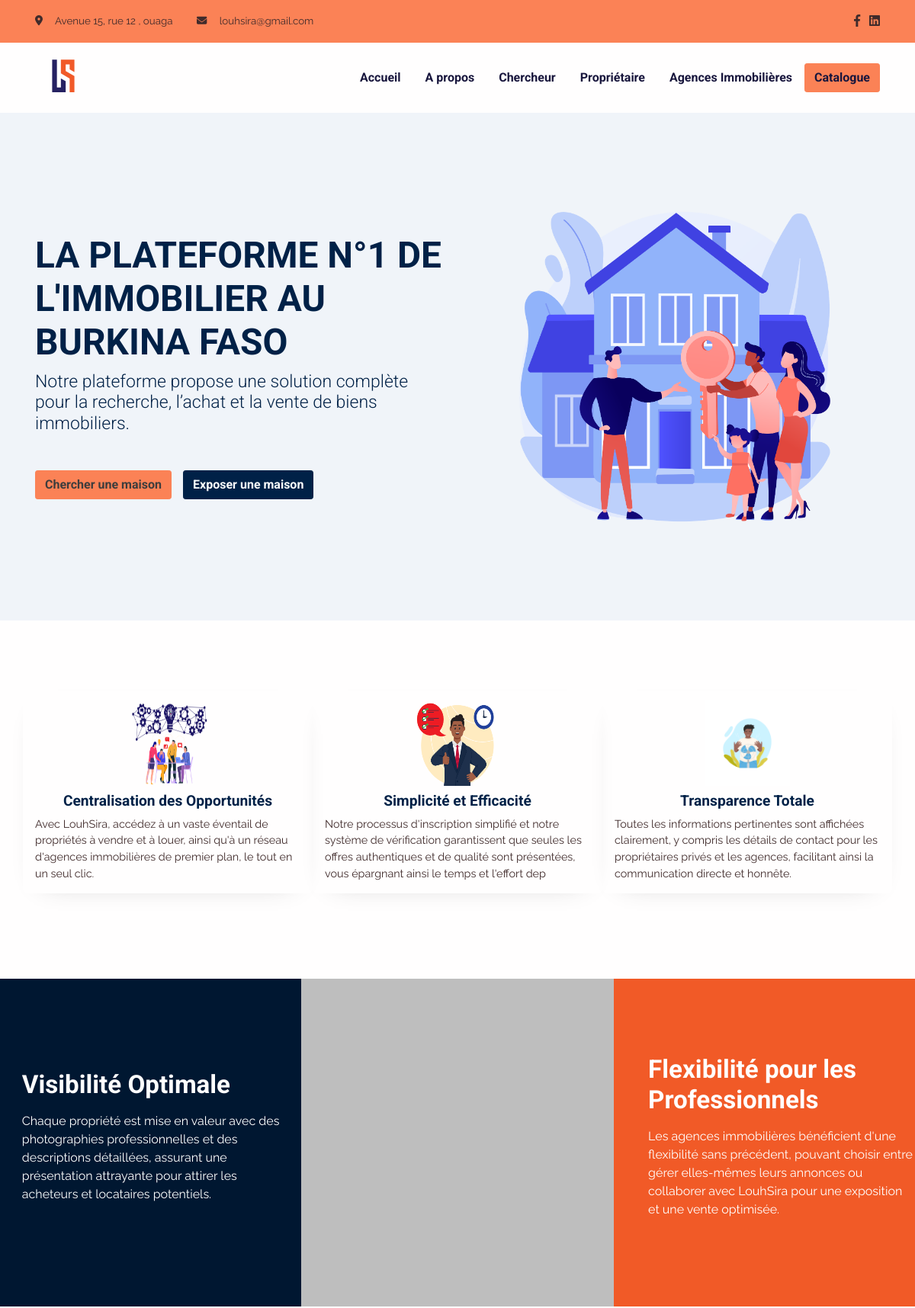
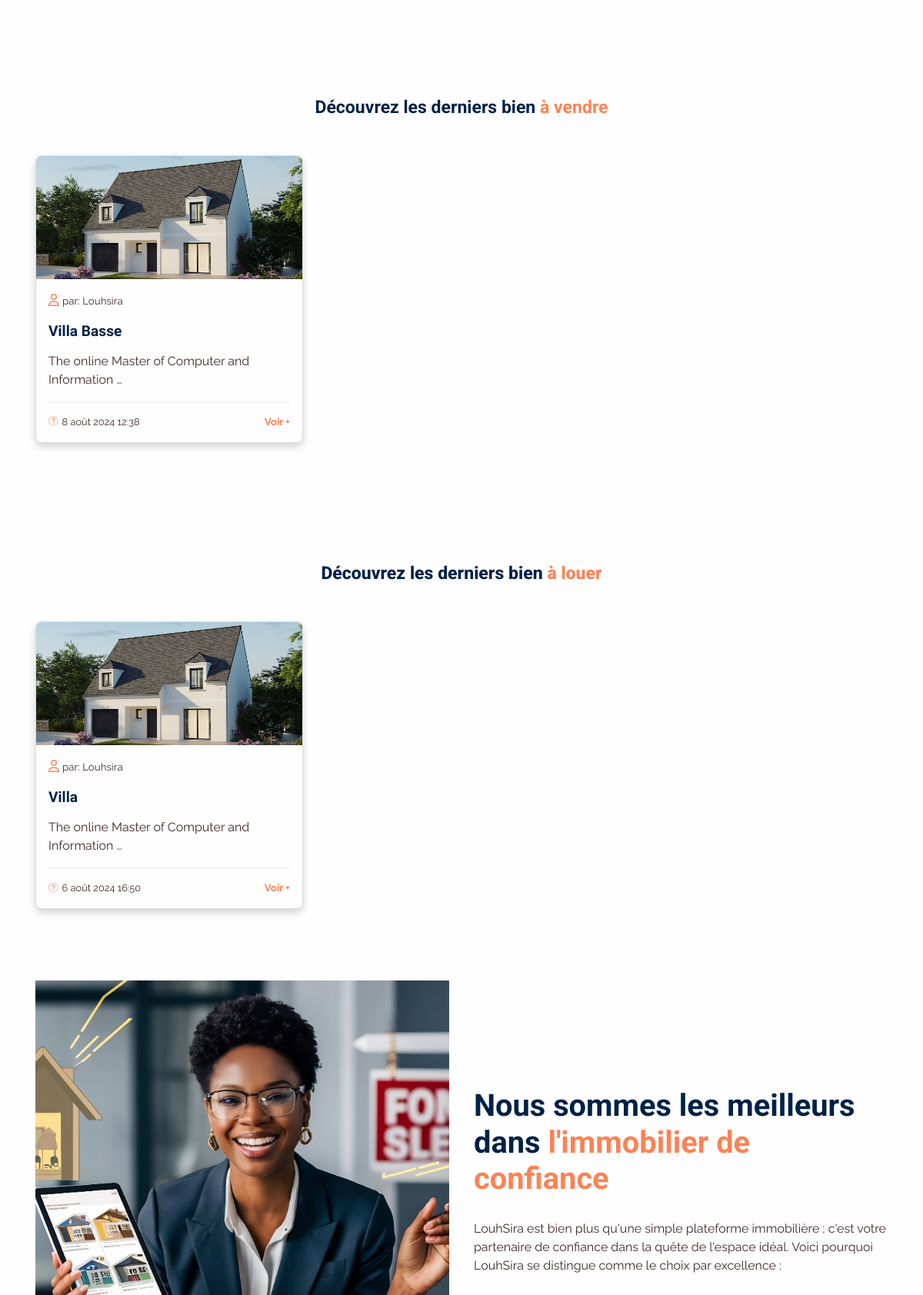
The page / (upper part) on the database its author committed (2 pictures, top to bottom).
### app/models.py (models this page shows, shortened)
class Convention(models.Model):
    created_at = models.DateTimeField(auto_now=False, auto_now_add=True)
    update_at = models.DateTimeField(auto_now=True, auto_now_add=False)
    publish = models.BooleanField(default=False)
    class Meta:
        abstract = True

class Social(Convention):
    name = models.CharField(max_length=150, blank=True, null=True)
    icon = models.CharField(max_length=150, blank=True, null=True)
    link = models.URLField(max_length = 200)
    class Meta:
        verbose_name = "Réseaux Social"
        verbose_name_plural = "Réseaux Sociaux"

class configuration(Convention):
    name = models.CharField(max_length = 150, blank=True, null=True)
    vendor_title = models.CharField(max_length = 150, blank=True, null=True)
    location_title = models.CharField(max_length = 150, blank=True, null=True)
    about_title = models.CharField(max_length = 150, blank=True, null=True)
    why_choose_title = models.CharField(max_length = 150, blank=True, null=True)
    newsletter_title = models.CharField(max_length = 150, blank=True, null=True)
    newsletter_text = models.TextField()
    newsletter_picture = models.FileField(upload_to=LOGO_SITE_PATH, max_length = 100)
    copy_right = models.CharField(max_length = 150, blank=True, null=True)
    logo = models.FileField(upload_to=LOGO_SITE_PATH , max_length = 100, blank=True, null=True)
    logo2 = models.FileField(upload_to=LOGO_SITE_PATH , max_length = 100, blank=True, null=True)
    class Meta:
        verbose_name = "Configuration du site"
        verbose_name_plural = "Configuration du site"

class Banner(Convention):
    title = models.CharField(max_length = 150)
    picture = models.FileField(upload_to=BANNER_IMAGE_PATH, max_length = 100)
    description = models.TextField()
    class Meta:
        verbose_name = "Bannière"
        verbose_name_plural = "Bannières"

class DoTrust(Convention):
    title = models.CharField(max_length = 150, blank=True, null=True)
    description = models.TextField()
    picture = models.FileField(upload_to=DO_TRUSTH_PATH, max_length=100)
    class Meta:
        verbose_name = "Faire Confiance"
        verbose_name_plural = "Faire Confiance"

class About(Convention):
    title = models.CharField(max_length = 150)
    description = models.TextField()
    picture = models.FileField(upload_to=ABOUT_PATH, max_length = 100)
    class Meta:
        verbose_name = "A propos"
        verbose_name_plural = "A propos"

### propriete/models.py (models this page shows, shortened)
class Proprietes(Convention):
    titre_annonce = models.CharField(max_length=220, blank=True, null=True)
    proprietaire = models.CharField(max_length=220, blank=True, null=True)
    proprietaire_contact = models.CharField(max_length=220, blank=True, null=True)
    type_propriete = models.ForeignKey(TypePropriete, on_delete=models.DO_NOTHING, related_name="type_propriete_related")
    prix_propriete = models.CharField(max_length=220, blank=True, null=True)
    adresse_propriete = models.CharField(max_length=220, blank=True, null=True)
    localite = models.ForeignKey(Localite, on_delete=models.DO_NOTHING, related_name="localite_propriete")
    annee_construction = models.DateField(auto_now=False, auto_now_add=False)
    nbre_chambre = models.IntegerField()
    nbre_salle_bain = models.IntegerField()
    description = HTMLField()
    status = models.CharField(max_length=15, choices=STATUS_CHOICES)
    caracteristique_speciale = models.ManyToManyField(CaracteristiqueMaison)
    pictures = models.ManyToManyField(Photo)
    class Meta:
        verbose_name = 'Les Propriétés'
        verbose_name_plural = 'Les Propriétés'

class Photo(Convention):
    title = models.CharField(max_length=220, blank=True, null=True)
    picture = models.FileField(upload_to=PICTURE_PATH, max_length = 200, blank=True, null=True)
    class Meta:
        verbose_name = 'Photo des Proprietes'
        verbose_name_plural = 'Photo des Proprietes'

### app/views.py (the view)
# urls.py: path('', home, name="welcome"),
def home(request):
    get_socials = get_social({'publish':True})
    get_banners = get_banner({'publish':True})
    get_property_vendors = get_property_vendor({'publish':True, 'status': 'à vendre'})
    get_property_locations = get_property_location({'publish':True, 'status': 'à louer'})
    get_abouts = get_about({'publish':True})
    get_why_chooses = get_why_choose({'publish':True})
    get_configs = get_config({'publish':True})
    get_do_trusths = get_do_trusth({'publish':True})
    get_localites = get_localite({'publish':True})
    get_type_proprietes = get_type_propriete({'publish':True})
    get_partenaires = get_partenaire({'publish':True})
    template_name = "app/layout/index.html"
    context = {
        'page': "LOUSHIRA | Accueil",
        'get_socials': get_socials,
        'get_banners': get_banners,
        'get_abouts': get_abouts,
        'get_why_chooses': get_why_chooses,
        'get_configs': get_configs,
        'get_do_trusths': get_do_trusths,
        'get_localites': get_localites,
        'get_type_proprietes': get_type_proprietes,
        'get_property_vendors': get_property_vendors,
        'get_property_locations': get_property_locations,
        'get_partenaires': get_partenaires,
        'get_caracteristique_homes': get_caracteristique_home,
    }
    return render(request, template_name, context)

### templates/app/layout/index.html (shortened to what this page needs)
{% extends "app/base/base.html" %}
{% load static %}
{% block content %}
<section class="pt-6 bg-600" id="home">
    <div class="container">
        <div class="row align-items-center">
            <div class="col-md-5 col-lg-6 order-0 order-md-1 text-end"><img class="pt-7 pt-md-0 w-100" src="{{get_banners.picture.url}}" width="470" alt="hero-header" /></div>
            <div class="col-md-7 col-lg-6 text-md-start text-center py-6">
                <h1 class="fs-6 mb-2 fw-bold">LA PLATEFORME N°1 DE L'IMMOBILIER AU BURKINA FASO</h1>
                <h4 class="font-sans-serif mb-5">Notre plateforme propose une solution complète pour la recherche, l’achat
                  et la vente de biens immobiliers.</h4>
                    <button class="btn btn-primary me-2 fw-bold width-bouton font-sans-serif"role="button" data-bs-toggle="modal" data-bs-target="#modalSearch">Chercher une maison</button>
                    <button class="btn fa-btn-secondary fw-bold width-bouton margin-top-button margin-right-button font-sans-serif" role="button" data-bs-toggle="modal" data-bs-target="#staticBackdrop">Exposer une maison</button>
            </div>
        </div>
    </div>
</section>
{% include "app/includes/_trusts.html" %}
<section class="pt-5 w-100 h-50 a-over">
        <div class="row">
          <div class="col-md-4 d-flex flex-column justify-content-center" style="background-color:#001731; color:#fff;height:430px">
            <h2 class="fw-bold mb-3 ms-4" style="color:#fff;">Visibilité Optimale</h2>
            <p class="ms-4 ">Chaque propriété est mise en valeur avec des
              photographies professionnelles et des descriptions détaillées, assurant
              une présentation attrayante pour attirer les acheteurs et locataires
              potentiels.</p>
          </div>
          <div class="col-md-4 w-40" style="background-color: rgb(190, 190, 190);height:430px">
          </div>
          <div class="col-md-4 d-flex flex-column justify-content-center" style="background-color:#f15a27;color:#fff;height:430px">
            <h2 class="fw-bold mb-3 ms-4"  style="color:#fff;">Flexibilité pour les Professionnels</h2>
            <p class="ms-4 ">Les agences immobilières
              bénéficient d'une flexibilité sans précédent, pouvant choisir entre gérer
              elles-mêmes leurs annonces ou collaborer avec LouhSira pour une
              exposition et une vente optimisée.</p>
          </div>
        </div>
</section>
<section>
  <div class="container">
    <div class="row">
      <h4 class="text-center mb-5 fw-bold"> Découvrez les derniers bien <span class="text-primary">à vendre</span></h4>
      {% for house in get_property_vendors %}
              <div class="col-md-4 mb-4">
                <div class="card fa-card h-100"><img class="card-img-top w-100 h-50" src="{{house.pictures.all.first.picture.url}}" alt="courses" />
                  <div class="card-body">
                    <i class="fa-regular fa-user text-primary fa-icon"></i> <span class=" ml-4  fs--1 stretched-link text-decoration-none fa-span">par: {{house.proprietaire}}</span><h5 class="font-sans-serif fw-bold fs-md-0 fs-lg-1 mt-3">{{house.titre_annonce}}</h5>
                    <p class="mt-3">{{ house.description | truncatechars:50 | safe }}</p>
                    <hr>
                    <div class="d-flex justify-content-between">
                      <span class="fa-span"><i class="fa-solid fa-calendar-days text-primary fa-icon "></i>{{house.created_at}}</span> <a class="fw-bold fs-lg--1 stretched-link text-decoration-none text-primary" href="{% url 'home-detail-index' house.id %}"> Voir + </a>
                    </div>
                  </div>
                </div>
              </div>
      {% endfor %}
    </div>
  </div>
</section>
<section>
  <div class="container">
    <div class="row">
      <h4 class="text-center mb-5 fw-bolder"> Découvrez les derniers bien <span class="text-primary">à louer</span></h4>
      {% for house in get_property_locations %}
        <div class="col-md-4 col-sm-6 col-xs-6 mb-4">
            <div class="card fa-card h-100"><img class="card-img-top w-100 h-75" src="{{house.pictures.all.first.picture.url}}" alt="courses" />
              <div class="card-body">
                <i class="fa-regular fa-user text-primary fa-icon"></i> <span class=" ml-4  fs--1 stretched-link text-decoration-none fa-span">par: {{house.proprietaire}}</span><h5 class="font-sans-serif fw-bold fs-md-0 fs-lg-1 mt-3">{{house.titre_annonce}}</h5>
                <p class="mt-3 ">{{ house.description | truncatechars:50 | safe }}</p>
                <hr>
                <div class="d-flex justify-content-between">
                  <span class="fa-span"><i class="fa-solid fa-calendar-days text-primary fa-icon "></i>{{house.created_at}}</span> <a class="fw-bold fs-lg--1 stretched-link text-decoration-none text-primary" href="{% url 'home-detail-index' house.id %}"> Voir + </a>
                </div>
              </div>
            </div>
        </div>
      {% endfor %}
    </div>
  </div>
</section>
<section class="pt-0">
  <div class="container" style="font-style: normal;">
    <div class="row h-100 align-items-center">
      <div class="col-md-12 col-lg-6 h-100">
        <div class="card card-span text-white h-100"><img class="w-100" src="{{get_abouts.picture.url}}" alt="..." />
        </div>
      </div>
      <div class="col-md-12 col-lg-6 h-100">
        <h1 class="my-4 fw-bold">Nous sommes les meilleurs dans<span class="text-primary"> l'immobilier de confiance</span></h1>
        <p class="">{{get_abouts.description}}</p>
      </div>
    </div>
  </div>
</section>
{% endblock %}

### templates/app/base/base.html (shortened to what this page needs)
{% load static %}
<!DOCTYPE html>
<html lang="en-US" dir="ltr">
  <head>
    <link href="{% static 'app/assets/css/select2-bootstrap-5-theme.min.css' %}" rel="stylesheet" />
    <link href="{% static 'app/assets/css/theme.css' %}" rel="stylesheet" />
    <link href="{% static 'app/assets/css/style.css' %}" rel="stylesheet" />
    <link href="{% static 'app/assets/css/slick.css' %}" rel="stylesheet" />
    <link href="{% static 'app/assets/css/slick-theme.css' %}" rel="stylesheet" />
  </head>
  <body>
    <main class="main" id="top">
      <section class="bg-primary py-2 d-none d-sm-block">
        <div class="container">
          <div class="row align-items-center">
            <div class="col-auto d-none d-lg-block">
              <p class="my-2 fs--1"><i class="fas fa-map-marker-alt me-3"></i><span>Avenue 15, rue 12 , ouaga </span></p>
            </div>
            <div class="col-auto ms-md-auto order-md-2 d-none d-sm-block">
              <ul class="list-unstyled list-inline my-2">
                {% for social in get_socials %}
                  <li class="list-inline-item"><a class="text-decoration-none" href="{{social.link}}"><i class="{{social.icon}} text-900"></i></a></li>
                {% endfor %}
              </ul>
            </div>
            <div class="col-auto">
              <p class="my-2 fs--1"><i class="fas fa-envelope me-3"></i><a class="text-900" href="mailto:loushira.contact@gmail.com">louhsira@gmail.com </a></p>
            </div>
          </div>
        </div>
      </section>
      <nav class="navbar navbar-expand-lg navbar-light sticky-top py-3 d-block" data-navbar-on-scroll="data-navbar-on-scroll">
        <div class="container"><a class="navbar-brand" href="{% url 'welcome' %}"><img src="{{get_configs.logo.url}}" height="60" alt="logo" /></a>
          <div class="collapse navbar-collapse border-top border-lg-0 mt-4 mt-lg-0" id="navbarSupportedContent">
            <ul class="navbar-nav ms-auto pt-2 pt-lg-0 font-base">
              <li class="nav-item px-2"><a class="nav-link active fw-bold" style="color:#18163d" aria-current="page" href="{% url 'welcome' %}">Accueil</a></li>
              <li class="nav-item px-2"><a class="nav-link fw-bold" style="color:#18163d" aria-current="page" href="{% url 'about' %}">A propos</a></li>
              <li class="nav-item px-2"><a class="nav-link fw-bold" style="color:#18163d" aria-current="page" href="{% url 'home-searcher' %}">Chercheur</a></li>
              <li class="nav-item px-2"><a class="nav-link fw-bold" style="color:#18163d" aria-current="page" href="{% url 'owner-page' %}">Propriétaire</a></li>
              <li class="nav-item px-2"><a class="nav-link fw-bold" style="color:#18163d" aria-current="page" href="{% url 'agence' %}">Agences Immobilières</a></li>
            </ul><a class="btn btn-primary order-1 order-lg-0 fw-bold" style="color:#18163d" href="{% url 'catalogue' %}">Catalogue</a>
          </div>
        </div>
      </nav>
    {% block content %}
    {% endblock content %}
    </main>
    <link href="{% static 'app/assets/css/multiple.css' %}" rel="stylesheet" />
  <link rel="stylesheet" href="https://unpkg.com/vue-multiselect@2.1.0/dist/vue-multiselect.min.css">
  <link href="https://cdn.jsdelivr.net/npm/tom-select@2.4.1/dist/css/tom-select.css" rel="stylesheet">
  </body>
</html>

### templates/app/includes/_trusts.html
<section class="pt-6 w-100 h-50">
  <div class="container mt-4">
    <div class="row">
      {% for trusth in get_do_trusths %}
        <div class="col-md-4 a-cards box-shadows">
          <div class="text-center"><img src="{{trusth.picture.url}}" class="a-img " alt=""></div>
          <h5 class="mt-2 title-h5 fw-bold text-center">{{trusth.title}}</h5>
          <p class="mt-2 justify-content-center">{{trusth.description}}</p>
        </div>
      {% endfor %}
    </div>
  </div>
</section>

### rows shown on the page
configuration: logo (picture)
Banner: picture (picture)
DoTrust: picture (picture), title "Centralisation des Opportunités", description "Avec LouhSira, accédez à un vaste éventail de propriétés à vendre et à louer, ainsi qu'à un réseau d'agences immobilières de premier plan, le tout en un seul clic."
DoTrust: picture (picture), title "Simplicité et Efficacité", description "Notre processus d'inscription simplifié et notre système de vérification garantissent que seules les offres authentiques et de qualité sont présentées, vous épargnant ainsi le temps et l'effort dep"
DoTrust: picture (picture), title "Transparence Totale", description "Toutes les informations pertinentes sont affichées clairement, y compris les détails de contact pour les propriétaires privés et les agences, facilitant ainsi la communication directe et honnête."
Proprietes: pictures.all.first.picture (picture), proprietaire "Louhsira", titre_annonce "Villa Basse", description "The online Master of Computer and Information …", created_at "8 août 2024 12:38"
Proprietes: pictures.all.first.picture (picture), proprietaire "Louhsira", titre_annonce "Villa", description "The online Master of Computer and Information …", created_at "6 août 2024 16:50"
About: picture (picture), description "LouhSira est bien plus qu'une simple plateforme immobilière ; c'est votre partenaire de confiance dans la quête de l'espace idéal. Voici pourquoi LouhSira se distingue comme le choix par excellence :"
